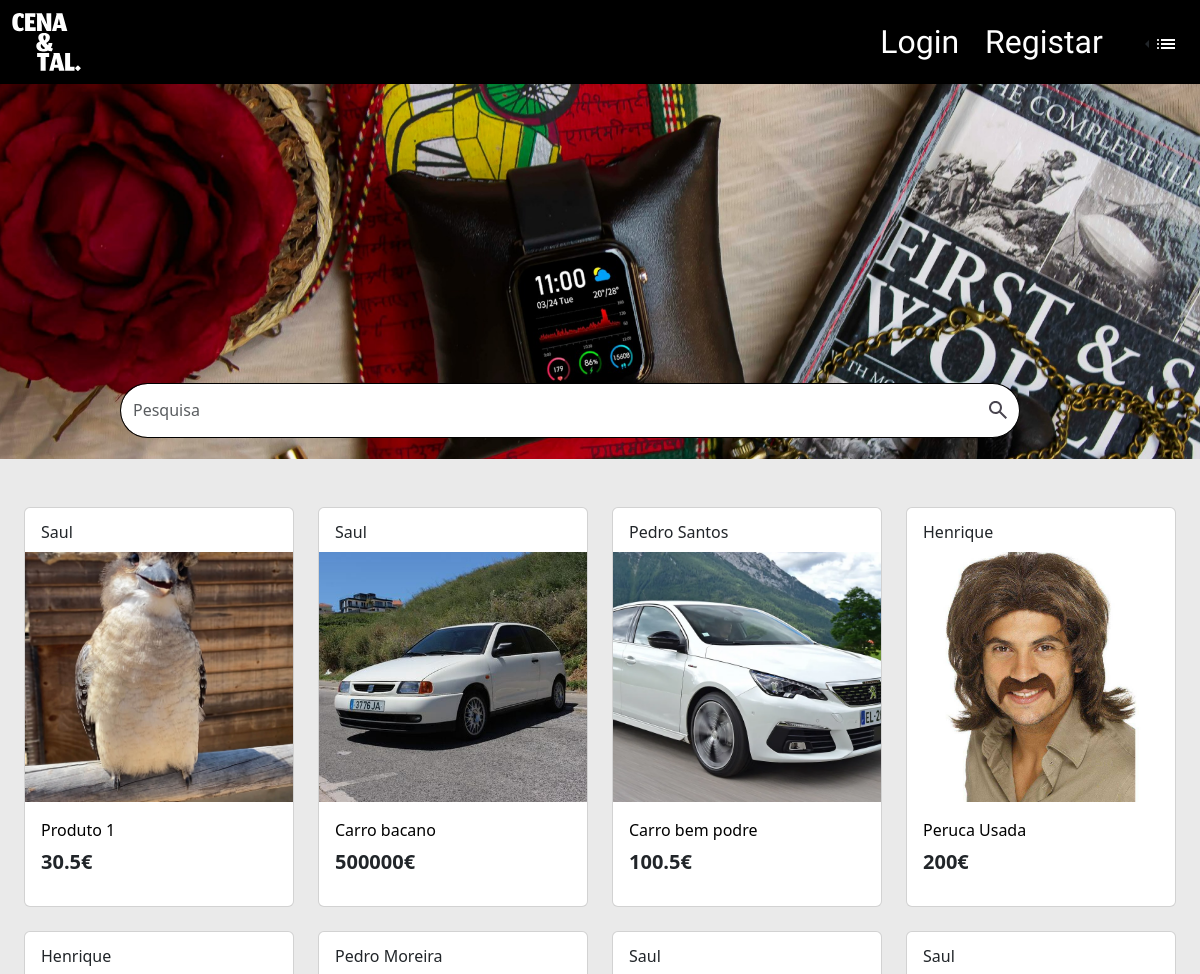
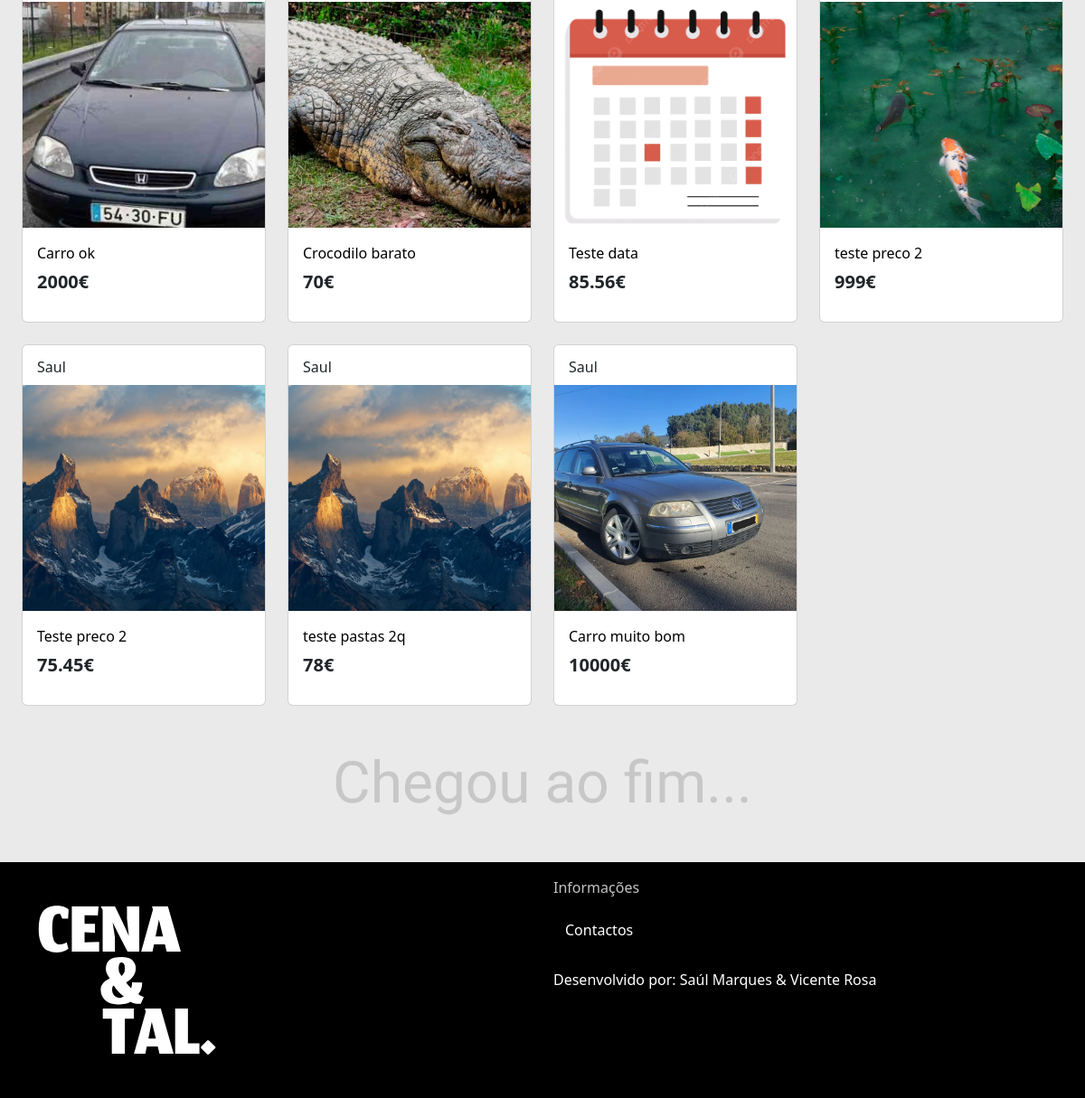
The page / on the database its author committed (2 pictures, top to bottom).
### tables this page shows
CREATE TABLE `produto` (
  `id` int(11) NOT NULL,
  `user_id` int(11) NOT NULL,
  `titulo` varchar(30) NOT NULL,
  `descricao` text NOT NULL,
  `preco` float NOT NULL,
  `imagem` varchar(80) DEFAULT NULL,
  `adicionado_a` date NOT NULL DEFAULT current_timestamp(),
  `visivel` tinyint(1) DEFAULT 1
);

CREATE TABLE `users` (
  `id` int(11) NOT NULL,
  `username` varchar(30) NOT NULL,
  `password` varchar(78) NOT NULL,
  `email` varchar(30) NOT NULL,
  `imagem` varchar(255) DEFAULT 'imgs/icons/account_circle.svg',
  `localidade` varchar(255) DEFAULT NULL,
  `cidade` varchar(150) DEFAULT NULL,
  `cp` varchar(7) DEFAULT NULL,
  `telemovel` int(16) DEFAULT NULL,
  `biografia` text DEFAULT NULL,
  `data` date NOT NULL DEFAULT current_timestamp()
);

### index.php (the view, shortened to what this page needs)
<?php
include 'includes/db.php';
$sql = "SELECT produto.*, produto_imagens.image_path, users.username
        FROM produto
        LEFT JOIN produto_imagens ON produto.id = produto_imagens.produto_id
        LEFT JOIN users ON produto.user_id = users.id
        GROUP BY produto.id
        ORDER BY MIN(produto_imagens.id)";
$result = $conn->query($sql);
?>
<!DOCTYPE html>
<html lang="en">
<head>
    <link rel="stylesheet" href="css/bootstrap.min.css">
    <link rel="stylesheet" href="css/fonts/customfonts.css">
</head>
<body style="background-color: #EAEAEA;">
<?php include 'includes/navbar.php' ?>
 <div class="container-fluid p-0 rounded" style="background-color: transparent;">
  <img class="object-fit-contain" src="imgs/cover2.png" style="object-fit: contain; width: 100%; height: 100%;" alt="">
<div class="input-group mt-3" style="position: absolute; bottom: 80%; left: 10%;; width: 75%;">
    <input type="text" id="searchInput" class="form-control rounded-start-pill border-end-0 border-black" placeholder="Pesquisa" aria-label="Pesquisa" onkeyup="filterProducts()">
    <button class="btn rounded-end-pill border-black border-start-0" type="button" style="background-color: white; height: 55px;">
        <img src="imgs/icons/iconpesquisa.svg" style="margin-bottom: 3px;" alt="">
    </button>
</div>
<div class="container-fluid mt-5 mb-5">
    <div class="row row-cols-1 row-cols-sm-2 row-cols-md-3 row-cols-xl-4 row-cols-xxl-5 gy-4 mx-auto" id="productList">
        <?php while($row = $result->fetch_assoc()): ?>
            <div class="col me-0 product-item">
                <div class="card rounded-2" style="width: 100%; height: 400px; background-color: white;">
                    <a href="pagina_utilizador_guest.php?user_id=<?php echo htmlspecialchars($row['user_id']); ?>" class="card-header border-0 bg-transparent mt-1" style="text-decoration: none">
                        <?php echo htmlspecialchars($row['username']); ?>
                    </a>
                    <a href="pagina_produto.php?id=<?php echo htmlspecialchars($row['id']); ?>" class="text-decoration-none">
                        <div class="container p-0" style="width: 100%; height: 250px; background-color: white;">
                            <img src="<?php echo htmlspecialchars($row['image_path']); ?>" class="img-fluid" alt="Product Image" style="width: 100%; height: 100%; object-fit:cover;">
                        </div>
                    </a>
                    <div class="card-body">
                        <a href="pagina_produto.php?id=<?php echo htmlspecialchars($row['id']); ?>" class="text-decoration-none" style="color: #000000">
                            <div class="card-title"><?php echo htmlspecialchars($row['titulo']); ?></div>
                        </a>
                        <div class="card-text"><h5 class="fw-bold"><?php echo htmlspecialchars($row['preco']); ?>€</h5></div>
                    </div>
                </div>
            </div>
        <?php endwhile; ?>
    </div>
</div>
<h1 class="text-center mt-5 mb-5 jomhuria-regular fs-custom" style="color: rgba(150, 150, 150, 0.425);">Chegou ao fim...</h1>
<footer style="background-color: black; color: white;">
    <div class="container">
        <div class="row row-cols-2">
            <div class="col">
                <img src="imgs/logo.svg" class="mt-5 mb-5" alt="">
            </div>
            <div class="col">
                <p class="mt-3" style="color: #c4c4c4;"> Informações</p>
                <a class="btn" style="color: #ffffff;" href="contactos.php"> Contactos</a>
                <br>
                <br>
                <p> Desenvolvido por: Saúl Marques & Vicente Rosa</p>
            </div>
        </div>
    </div>
</footer>
</body>
</html>

### rows shown on the page
produto: user.username "Saul", shows a picture, titulo "Produto 1", preco "30.5"
produto: user.username "Saul", shows a picture, titulo "Carro bacano", preco "500000"
produto: user.username "Pedro Santos", shows a picture, titulo "Carro bem podre", preco "100.5"
produto: user.username "Henrique", shows a picture, titulo "Peruca Usada", preco "200"
produto: user.username "Henrique", shows a picture, titulo "Carro ok", preco "2000"
produto: user.username "Pedro Moreira", shows a picture, titulo "Crocodilo barato", preco "70"
produto: user.username "Saul", shows a picture, titulo "Teste data", preco "85.56"
produto: user.username "Saul", shows a picture, titulo "teste preco 2", preco "999"
produto: user.username "Saul", titulo "Teste preco 2", preco "75.45"
produto: user.username "Saul", titulo "teste pastas 2q", preco "78"
produto: user.username "Saul", shows a picture, titulo "Carro muito bom", preco "10000"
